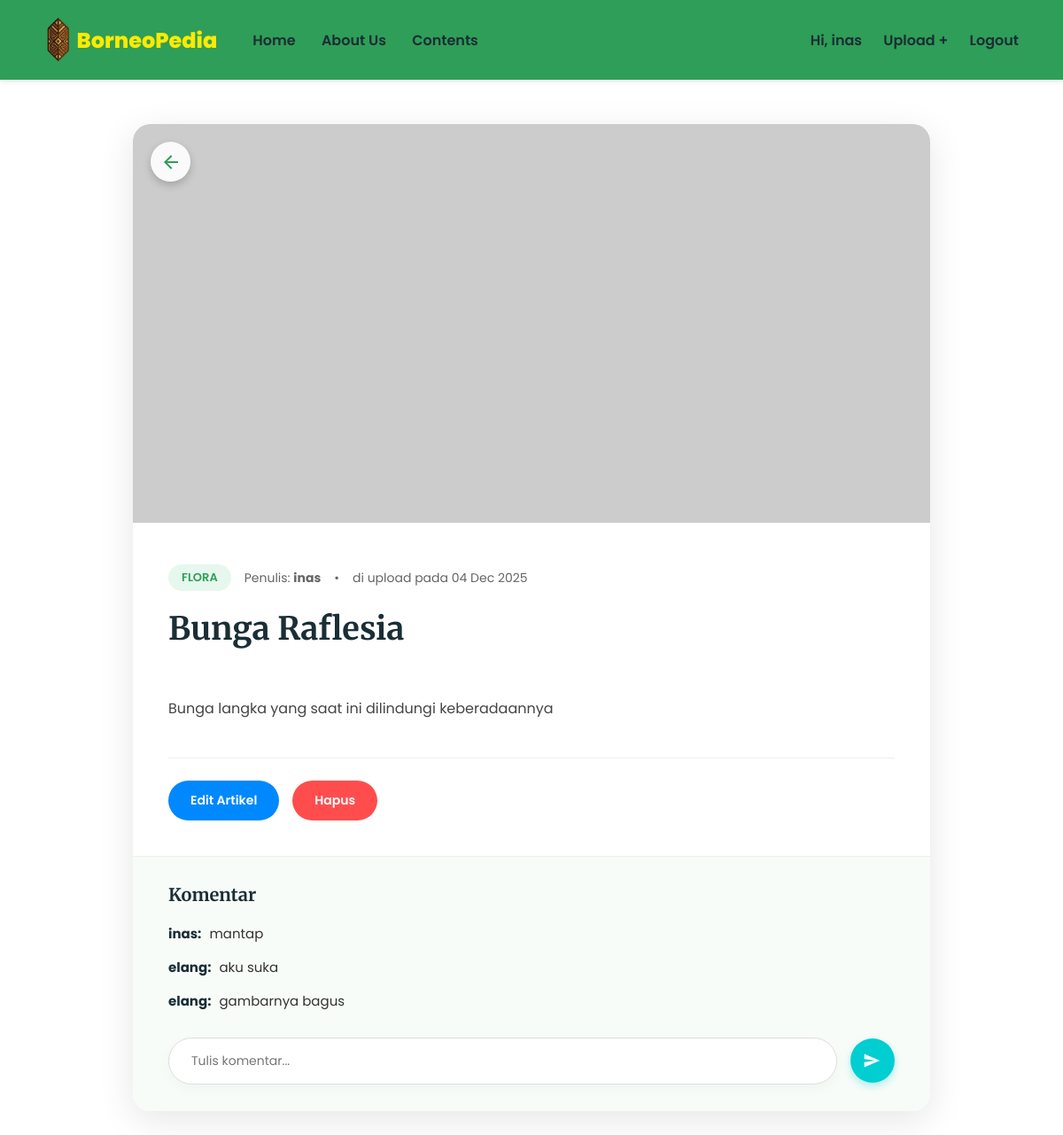
/detail.php?id=2 (signed in), run on the app's committed database.
### tables this page shows
CREATE TABLE `contents` (
  `id` int(11) NOT NULL,
  `user_id` int(11) NOT NULL,
  `nama` varchar(100) NOT NULL,
  `tipe` varchar(50) NOT NULL,
  `informasi` text NOT NULL,
  `foto` varchar(255) NOT NULL,
  `created_at` timestamp NOT NULL DEFAULT current_timestamp()
);

CREATE TABLE `users` (
  `id` int(11) NOT NULL,
  `username` varchar(50) NOT NULL,
  `password` varchar(255) NOT NULL
);

CREATE TABLE `komentar` (
  `id` int(11) NOT NULL,
  `content_id` int(11) NOT NULL,
  `user_id` int(11) NOT NULL,
  `isi` text NOT NULL,
  `tanggal` timestamp NOT NULL DEFAULT current_timestamp()
);

### detail.php (the view, shortened to what this page needs)
<?php
include 'koneksi.php';
$id_content = $_GET['id'];
$query = mysqli_query($conn, "SELECT contents.*, users.username
                              FROM contents
                              JOIN users ON contents.user_id = users.id
                              WHERE contents.id = '$id_content'");
$data = mysqli_fetch_assoc($query);
$query_komen = mysqli_query($conn, "SELECT komentar.*, users.username
                                    FROM komentar
                                    JOIN users ON komentar.user_id = users.id
                                    WHERE content_id = '$id_content'
                                    ORDER BY tanggal DESC");
?>
<!DOCTYPE html>
<html lang="id">
<head>
</head>
<body>
    <nav>
        <div class="nav-left">
             <a href="index.php" class="logo">
            <img src="asset/logofix.png" class="logo-img"> BorneoPedia</a>
            <div class="nav-links">
                <a href="index.php">Home</a>
                <a href="about.php">About Us</a>
                <a href="contents.php">Contents</a>
            </div>
        </div>
        <div class="nav-right">
            <?php if(isset($_SESSION['status']) && $_SESSION['status'] == 'login'): ?>
                <span>Hi, <?php echo $_SESSION['username']; ?></span>
                <a href="upload.php">Upload +</a>
                <a href="logout.php">Logout</a>
            <?php else: ?>
                <a href="login.php">Login</a>
                <a href="register.php">Daftar</a>
            <?php endif; ?>
        </div>
    </nav>
    <main class="detail-container">
        <div class="card-detail">
            <a href="contents.php" class="btn-back-arrow" title="Kembali">
                <svg class="icon-back" viewBox="0 0 24 24">
                    <path d="M20 11H7.83l5.59-5.59L12 4l-8 8 8 8 1.41-1.41L7.83 13H20v-2z"></path>
                </svg>
            </a>
            <img src="<?php echo $data['foto']; ?>" class="detail-img" onerror="this.src='https://via.placeholder.com/800x450?text=Gambar+Tidak+Valid'">
            <div class="detail-body">
                <div class="meta-header">
                    <span class="badge-type"><?php echo $data['tipe']; ?></span>
                    <span>Penulis: <b><?php echo $data['username']; ?></b></span>
                    <span>&bull;</span>
                    <span>di upload pada <?php echo date('d M Y', strtotime($data['created_at'])); ?></span>
                </div>
                <h1><?php echo $data['nama']; ?></h1>
                <div class="content-text">
                    <?php echo nl2br(htmlspecialchars($data['informasi'])); ?>
                </div>
                <div class="action-area">
                    <?php if(isset($_SESSION['user_id']) && $_SESSION['user_id'] == $data['user_id']): ?>
                        <a href="edit.php?id=<?php echo $data['id']; ?>" class="btn btn-edit">Edit Artikel</a>
                        <a href="#" onclick="bukaPopupHapus(); return false;" class="btn btn-delete">Hapus</a>
                    <?php endif; ?>
                </div>
            </div>
            <div class="comment-section">
                <h3 class="comment-title">Komentar</h3>
                <div class="comment-list">
                    <?php if(mysqli_num_rows($query_komen) > 0): ?>
                        <?php while($komen = mysqli_fetch_assoc($query_komen)): ?>
                            <div class="comment-item">
                                <span class="comment-user"><?php echo $komen['username']; ?>:</span>
                                <span><?php echo htmlspecialchars($komen['isi']); ?></span>
                            </div>
                        <?php endwhile; ?>
                    <?php else: ?>
                        <p style="color:#aaa; font-style:italic;">Belum ada komentar.</p>
                    <?php endif; ?>
                </div>
                <?php if(isset($_SESSION['status']) && $_SESSION['status'] == 'login'): ?>
                    <form method="POST" class="comment-form">
                        <input type="text" name="isi_komentar" class="input-comment" placeholder="Tulis komentar..." required autocomplete="off">
                        <button type="submit" name="kirim_komentar" class="btn-send">
                            <svg class="icon-send" viewBox="0 0 24 24">
                                <path d="M2.01 21L23 12 2.01 3 2 10l15 2-15 2z"></path>
                            </svg>
                        </button>
                    </form>
                <?php else: ?>
                    <p><a href="login.php" style="color:#2F9E58; font-weight:bold;">Login</a> untuk menulis komentar.</p>
                <?php endif; ?>
            </div>
        </div>
    </main>
</body>
</html>

### detail.php (style rules this page uses)
* { margin: 0; padding: 0; box-sizing: border-box; text-decoration: none; }
body { font-family: 'Poppins', sans-serif; background-image: url('asset/bg_kedua.png'); background-size: cover; background-position: center; background-repeat: no-repeat; min-height: 100vh; display: flex; flex-direction: column; }
nav { background-color: #2F9E58; display: flex; justify-content: space-between; align-items: center; padding: 20px 50px; box-shadow: 0 2px 5px rgba(0,0,0,0.1); }
.nav-left { display: flex; align-items: center; gap: 40px; }
.logo { font-size: 24px; font-weight: 800; color: #ffea00ff; display: flex; align-items: center; }
.logo-img { height: 50px; width: auto; margin-right: 5px; vertical-align: middle; }
.nav-links a, .nav-right a, .nav-right span { color: #1a2e35; font-weight: 600; font-size: 16px; transition: color 0.3s; }
.nav-links a { margin-right: 25px; }
.nav-right a { margin-left: 20px; }
.detail-container { flex: 1; padding: 50px 20px; display: flex; justify-content: center; align-items: flex-start; }
.card-detail { background: white; width: 100%; max-width: 900px; border-radius: 20px; overflow: hidden; box-shadow: 0 10px 40px rgba(0,0,0,0.1); margin-bottom: 50px; position: relative; }
.detail-img { width: 100%; height: 450px; object-fit: cover; background-color: #eee; }
.btn-back-arrow { position: absolute; top: 20px; left: 20px; background-color: rgba(255, 255, 255, 0.9); width: 45px; height: 45px; border-radius: 50%; display: flex; justify-content: center; align-items: center; box-shadow: 0 4px 10px rgba(0,0,0,0.2); transition: transform 0.2s, background-color 0.2s; z-index: 10; }
.icon-back { width: 24px; height: 24px; fill: #2F9E58; }
.detail-body { padding: 40px; }
.meta-header { display: flex; align-items: center; gap: 15px; margin-bottom: 20px; font-size: 14px; color: #666; flex-wrap: wrap; }
.badge-type { background-color: #e6f7ed; color: #2F9E58; padding: 5px 15px; border-radius: 50px; font-weight: 600; font-size: 13px; text-transform: uppercase; }
h1 { font-family: 'Merriweather', serif; font-size: 36px; color: #1a2e35; margin-bottom: 25px; }
.content-text { font-size: 16px; line-height: 1.8; color: #444; text-align: justify; margin-bottom: 40px; white-space: pre-line; }
.action-area { border-top: 1px solid #eee; padding-top: 25px; display: flex; gap: 15px; }
.btn { padding: 12px 25px; border-radius: 50px; font-weight: 600; font-size: 14px; cursor: pointer; transition: transform 0.2s, opacity 0.2s; display: inline-block; }
.btn-edit { background-color: #0088ff; color: white; }
.btn-delete { background-color: #ff4d4d; color: white; }
.comment-section { background-color: #f8fcf9; padding: 30px 40px; border-top: 1px solid #eee; }
.comment-title { font-family: 'Merriweather', serif; font-size: 20px; color: #1a2e35; margin-bottom: 20px; }
.comment-list { margin-bottom: 30px; }
.comment-item { margin-bottom: 15px; font-size: 15px; color: #333; }
.comment-user { font-weight: 700; color: #1a2e35; margin-right: 5px; }
.comment-form { display: flex; align-items: center; gap: 15px; width: 100%; }
.input-comment { flex: 1; padding: 15px 25px; border-radius: 50px; border: 1px solid #ddd; background-color: white; font-family: 'Poppins', sans-serif; font-size: 14px; outline: none; box-shadow: 0 5px 15px rgba(0,0,0,0.03); }
.btn-send { background-color: #00ced1; color: white; border: none; width: 50px; height: 50px; border-radius: 50px; display: flex; justify-content: center; align-items: center; cursor: pointer; box-shadow: 0 4px 10px rgba(0, 206, 209, 0.3); transition: background 0.3s; }
.icon-send { width: 20px; height: 20px; fill: white; margin-left: -2px; }

### data on the page
contents: tipe "FLORA", user.username "inas", created_at "04 Dec 2025", nama "Bunga Raflesia", informasi "Bunga langka yang saat ini dilindungi keberadaannya"
komentar: user.username "inas", isi "mantap"
komentar: user.username "elang", isi "aku suka"
komentar: user.username "elang", isi "gambarnya bagus"

### other printed values
$_SESSION['username'] "inas"
